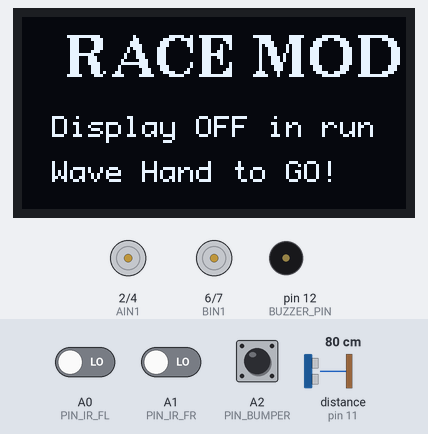
A sketch run on a simulated Arduino Uno, built with avr-gcc and run on an emulated ATmega328P. Shown: 128×64 one-colour display, motor-driver pin pairs drawn as motors (green arrow = first pin HIGH = forward, orange = second pin HIGH = backward, longer = more drive, scaled by the enable pin), buzzer (waves = sounding). Wiring (inferred from the names in the program): ultrasonic range finder: trigger pin 10; echo pin 11. The inputs (shaded band) are chosen by the test bench; at power-on: distance to the obstacle (sensor on pin 11) 80 cm, A2 (PIN_BUMPER) HIGH, A0 (PIN_IR_FL) LOW, A1 (PIN_IR_FR) LOW. The echo pulse lasts 58.3 µs per cm. At 5.1 s the program stops and its outputs stay as they are.

Above: at 0.9 s.
1.0 s: distance to the obstacle (sensor on pin 11) set to 17 cm
2.5 s: distance to the obstacle (sensor on pin 11) set to 13 cm
At 3.0 s:
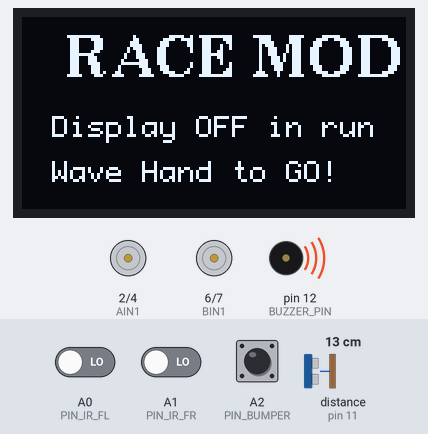
At 4.3 s:
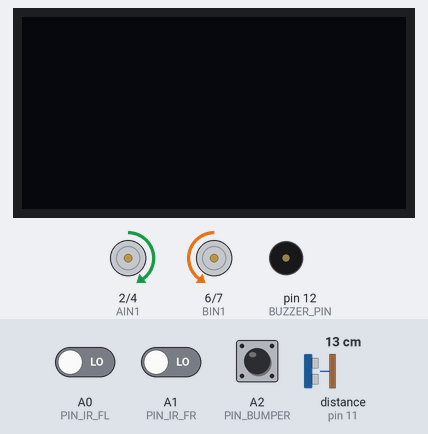
4.6 s: A2 (PIN_BUMPER) pulled LOW for 0.15 s
At 6.2 s:
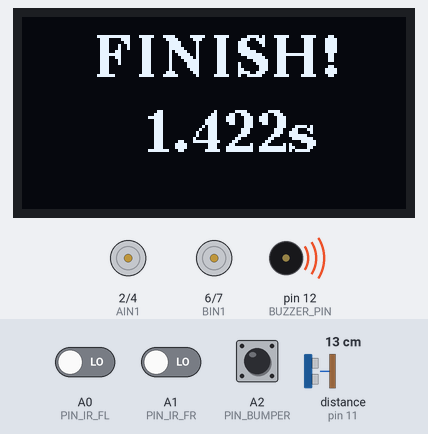
Timing chart, 0 to 6.6 s (numbered marks = the images above; inputs shaded):
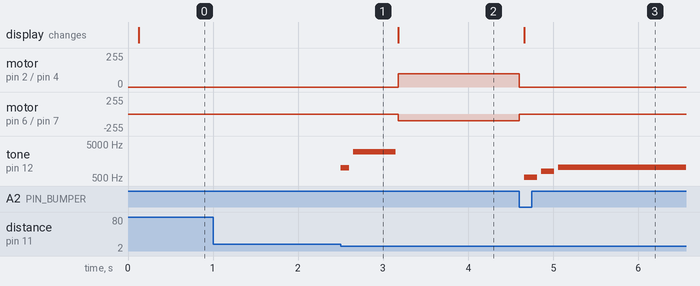

Measured:
- the behaviour switches between 16 and 15 cm on distance to the obstacle (sensor on pin 11) (found by bisection; images 0 and 1)
- after the input at 1.0 s, every drawn part: stays the same
- after the input at 2.5 s, motor on pin 2 (AIN1) / pin 4 (AIN2): stopped → forward 100/255 after 0.68 s; motor on pin 6 (BIN1) / pin 7 (BIN2): stopped → backward 100/255 after 0.68 s; tone on pin 12 (BUZZER_PIN): silent → 1000 Hz at once, → silent 0.10 s later, → 3000 Hz 0.05 s later, → silent 0.50 s later
- after the input at 4.6 s, motor on pin 2 (AIN1) / pin 4 (AIN2): forward 100/255 → stopped at once; motor on pin 6 (BIN1) / pin 7 (BIN2): backward 100/255 → stopped at once; tone on pin 12 (BUZZER_PIN): plays 523 Hz for 0.15 s, 784 Hz for 0.15 s, 1047 Hz for 1.5 s, starting after 0.06 s; the display: changes after 0.06 s (image 3)

The sketch:

Line_follower_test.ino
```cpp
#include <Arduino.h>
#include <Wire.h>
#include <U8g2lib.h>

// --- ПІДКЛЮЧЕННЯ ---
#define AIN1 2
#define AIN2 4
#define PWMA 3
#define BIN1 6
#define BIN2 7
#define PWMB 5

#define PIN_IR_FL A0
#define PIN_IR_FR A1

#define SONAR_HAND_TRIG 10
#define SONAR_HAND_ECHO 11
#define PIN_BUMPER A2
#define BUZZER_PIN 12
#define LED_PIN 13

// --- НАЛАШТУВАННЯ ШВИДКОСТІ ---
// Якщо вилітає з траси - зменшуй BASE_SPEED
// Якщо недокручує повороти - збільшуй REVERSE_SPEED

const int BASE_SPEED = 100;     // Швидкість на прямій (0-255)
const int TURN_SPEED = 200;     // Швидкість зовнішнього колеса на повороті
const int REVERSE_SPEED = 0;  // Швидкість внутрішнього колеса НАЗАД (для різкості)

// Налаштування датчика (1 або 0)
const int LINE_TRIGGER_STATE = 1;

// Коефіцієнти (якщо один мотор сильніший)
float factorLeft = 1.0;
float factorRight = 1.0;

unsigned long startTime = 0;
U8G2_SSD1306_128X64_NONAME_F_HW_I2C u8g2(U8G2_R0, U8X8_PIN_NONE);

void setup() {
  // Налаштування пінів
  pinMode(AIN1, OUTPUT); pinMode(AIN2, OUTPUT); pinMode(PWMA, OUTPUT);
  pinMode(BIN1, OUTPUT); pinMode(BIN2, OUTPUT); pinMode(PWMB, OUTPUT);

  pinMode(PIN_IR_FL, INPUT);
  pinMode(PIN_IR_FR, INPUT);

  pinMode(SONAR_HAND_TRIG, OUTPUT); pinMode(SONAR_HAND_ECHO, INPUT);
  pinMode(PIN_BUMPER, INPUT_PULLUP);
  pinMode(BUZZER_PIN, OUTPUT);

  // Дисплей ініціалізуємо, але використовуємо тільки на старті
  u8g2.begin();
  u8g2.setFont(u8g2_font_profont11_tf);

  // Очікування
  waitForStart();

  // Старт гонки
  startTime = millis();
}

void loop() {
  // Цей цикл має виконуватися максимально швидко!
  // Жодних delay, Serial.print чи u8g2 тут!

  // 1. Читаємо датчики
  // digitalRead працює швидко (кілька мікросекунд)
  bool lineL = (digitalRead(PIN_IR_FL) == LINE_TRIGGER_STATE);
  bool lineR = (digitalRead(PIN_IR_FR) == LINE_TRIGGER_STATE);

  // 2. Логіка (Швидке дерево рішень)
  if (lineL && !lineR) {
    turnLeft();
    delay(70);
  }
  else if (!lineL && lineR) {
    turnRight();
    delay(70);
  }
  else {
    // Якщо обидва на білому АБО обидва на чорному - їдемо прямо
    // Це економить час на зайві перевірки
    moveStraight();
  }

  // 3. Перевірка фінішу (Бампер)
  // Перевіряємо в кінці циклу
  if (digitalRead(PIN_BUMPER) == LOW) {
    finishRoutine();
  }
}

// --- АГРЕСИВНІ ФУНКЦІЇ РУХУ ---

void moveStraight() {
  // Лівий Вперед
  digitalWrite(AIN1, HIGH); digitalWrite(AIN2, LOW);
  analogWrite(PWMA, (int)(BASE_SPEED * factorLeft));

  // Правий Вперед (Інвертований: LOW/HIGH)
  digitalWrite(BIN1, LOW); digitalWrite(BIN2, HIGH);
  analogWrite(PWMB, (int)(BASE_SPEED * factorRight));
}

void turnLeft() {
  // Різкий поворот вліво

  // Лівий НАЗАД (Гальмування двигуном / Реверс)
  digitalWrite(AIN1, LOW); digitalWrite(AIN2, HIGH); // Реверс
  analogWrite(PWMA, REVERSE_SPEED);

  // Правий ВПЕРЕД (Максимум)
  digitalWrite(BIN1, LOW); digitalWrite(BIN2, HIGH);
  analogWrite(PWMB, TURN_SPEED);
}

void turnRight() {
  // Різкий поворот вправо

  // Лівий ВПЕРЕД (Максимум)
  digitalWrite(AIN1, HIGH); digitalWrite(AIN2, LOW);
  analogWrite(PWMA, TURN_SPEED);

  // Правий НАЗАД (Гальмування двигуном / Реверс)
  digitalWrite(BIN1, HIGH); digitalWrite(BIN2, LOW); // Реверс (інвертована логіка)
  analogWrite(PWMB, REVERSE_SPEED);
}

void stopMotors() {
  analogWrite(PWMA, 0); analogWrite(PWMB, 0);
  digitalWrite(AIN1, LOW); digitalWrite(AIN2, LOW);
  digitalWrite(BIN1, LOW); digitalWrite(BIN2, LOW);
}

// --- ДОПОМІЖНІ ФУНКЦІЇ ---

long getDistance(int trig, int echo) {
  digitalWrite(trig, LOW); delayMicroseconds(2);
  digitalWrite(trig, HIGH); delayMicroseconds(10);
  digitalWrite(trig, LOW);
  long duration = pulseIn(echo, HIGH, 15000);
  if (duration == 0) return 999;
  return duration * 0.034 / 2;
}

void waitForStart() {
  bool ready = false;
  u8g2.firstPage();
  do {
      u8g2.setFont(u8g2_font_ncenB14_tr);
      u8g2.drawStr(15, 20, "RACE MODE");
      u8g2.setFont(u8g2_font_profont11_tf);
      u8g2.drawStr(10, 40, "Display OFF in run");
      u8g2.drawStr(10, 55, "Wave Hand to GO!");
  } while (u8g2.nextPage());

  while (!ready) {
    long d = getDistance(SONAR_HAND_TRIG, SONAR_HAND_ECHO);
    // Кнопка також працює як старт
    if ((d > 0 && d < 15) || digitalRead(PIN_BUMPER) == LOW) {
      ready = true;
      tone(BUZZER_PIN, 1000, 100); delay(150);
      tone(BUZZER_PIN, 3000, 500); delay(500);
    }
  }
  // Очищаємо екран перед стартом, щоб не світився дарма
  u8g2.clearDisplay();
}

void finishRoutine() {
  stopMotors();
  float finalTime = (millis() - startTime) / 1000.0;

  // Тут вже можна вмикати дисплей
  u8g2.firstPage();
  do {
    u8g2.setFont(u8g2_font_ncenB14_tr);
    u8g2.drawStr(25, 20, "FINISH!");
    u8g2.setCursor(40, 45);
    u8g2.print(finalTime, 3); // 3 знаки після коми для точності
    u8g2.print("s");
  } while (u8g2.nextPage());

  tone(BUZZER_PIN, 523, 150); delay(200);
  tone(BUZZER_PIN, 784, 150); delay(200);
  tone(BUZZER_PIN, 1047, 400);

  while(true);
}
```
